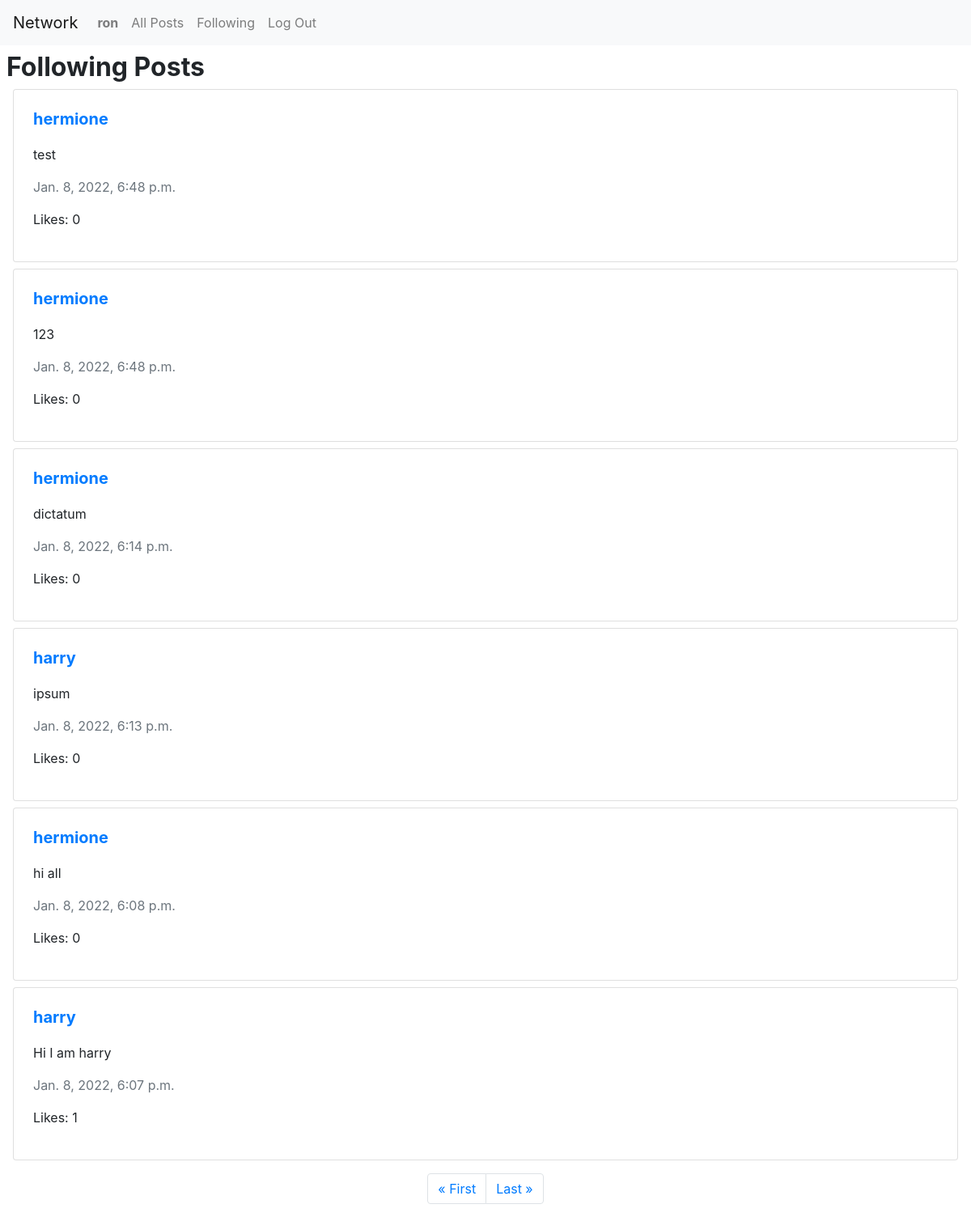
The page /following (signed in) on the database its author committed.
### network/models.py (models this page shows)
class User(AbstractUser):
    pass

class Post(models.Model):
    creator = models.ForeignKey(User, on_delete=models.CASCADE, related_name="user_posts")
    content = models.CharField(max_length=256)
    timestamp = models.DateTimeField(default=timezone.now)
    likes = models.ManyToManyField(User, blank=True, related_name="liked_posts")
    liked = models.BooleanField(default=False)

### network/views.py (the view)
# urls.py: path("following", views.following_posts_view, name="following_posts"),
def following_posts_view(request):
    user = request.user
    following_users = User.objects.filter(followers__follower=user)
    following_posts = Post.objects.filter(creator__in=following_users).order_by('-timestamp')
    return render(request, "network/following.html", {
        "following_posts": following_posts
    })

### network/templates/network/following.html (shortened to what this page needs)
{% extends "network/layout.html" %}
{% load crispy_forms_tags %}
{% block body %}
    <div class="p-2">
        <h2><strong>Following Posts</strong></h2>
        {% for post in following_posts %}
        <div class="card m-2 p-4">
            <div class="card-title">
                <a href="{% url 'profile' post.creator %}">
                    <h5><strong>{{post.creator}}</strong></h5>
                </a>
            </div>
            <div class="card-text">
                    <p>{{post.content}}</p>
                    <p class="text-secondary">{{post.timestamp}}</p>
                    <p>Likes: {{post.likes.count}}</p>
            </div>
        </div>
        {% endfor %}
    </div>
{% endblock %}

### network/templates/network/layout.html (shortened to what this page needs)
{% load static %}
<!DOCTYPE html>
<html lang="en">
    <head>
        <link rel="stylesheet" href="https://use.fontawesome.com/releases/v5.7.0/css/all.css">
        <link rel="stylesheet" href="https://stackpath.bootstrapcdn.com/bootstrap/4.4.1/css/bootstrap.min.css">
        <link href="{% static 'network/styles.css' %}" rel="stylesheet">
    </head>
    <body>
        <nav class="navbar navbar-expand-lg navbar-light bg-light">
            <a class="navbar-brand" href="#">Network</a>
            <div>
              <ul class="navbar-nav mr-auto">
                {% if user.is_authenticated %}
                    <li class="nav-item">
                        <a class="nav-link" href="{% url 'profile' user.username %}"><strong>{{ user.username }}</strong></a>
                    </li>
                {% endif %}
                <li class="nav-item">
                  <a class="nav-link" href="{% url 'index' %}">All Posts</a>
                </li>
                {% if user.is_authenticated %}
                    <li class="nav-item">
                        <a class="nav-link" href="{% url 'following_posts' %}">Following</a>
                    </li>
                    <li class="nav-item">
                        <a class="nav-link" href="{% url 'logout' %}">Log Out</a>
                    </li>
                {% endif %}
              </ul>
            </div>
          </nav>
        <div class="body">
            {% block body %}
            {% endblock %}
        </div>
        <ul class="pagination justify-content-center">
            <li class="page-item">
                <a class="page-link" href="?page=1">&laquo
                    First</a></li>
            <li class="page-item">
                <a class="page-link" href="?page={{posts.paginator.num_pages}}">Last
                    &raquo</a></li>
        </ul>
    </body>
</html>

### rows shown on the page
User: username "ron"
Post: creator "hermione", content "test", timestamp "Jan. 8, 2022, 6:48 p.m.", likes.count "0"
Post: creator "hermione", content "123", timestamp "Jan. 8, 2022, 6:48 p.m.", likes.count "0"
Post: creator "hermione", content "dictatum", timestamp "Jan. 8, 2022, 6:14 p.m.", likes.count "0"
Post: creator "harry", content "ipsum", timestamp "Jan. 8, 2022, 6:13 p.m.", likes.count "0"
Post: creator "hermione", content "hi all", timestamp "Jan. 8, 2022, 6:08 p.m.", likes.count "0"
Post: creator "harry", content "Hi I am harry", timestamp "Jan. 8, 2022, 6:07 p.m.", likes.count "1"
